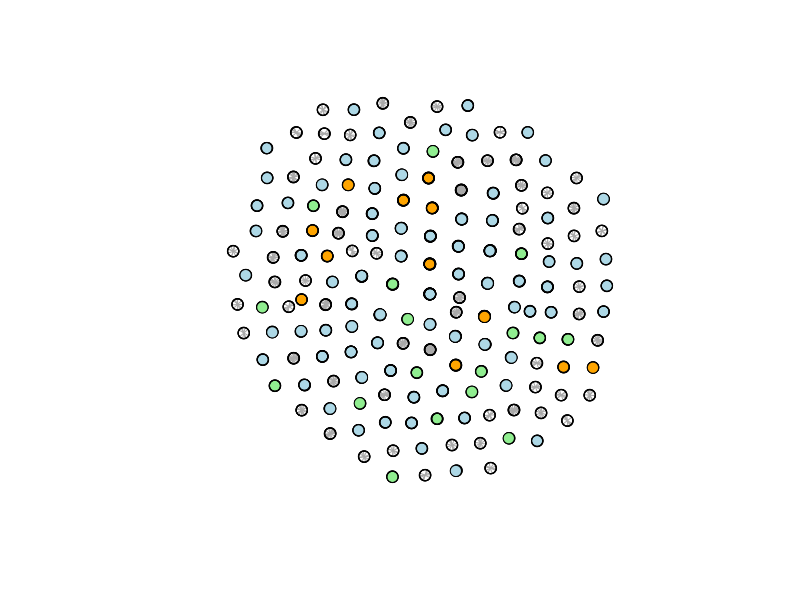

The R source for this figure:

library(igraph)
library(dplyr)

vih_data<-read.csv("vih_red_completa.csv")

conexiones <- vih_data %>%
  filter(cluster_id != 0 & cd4_a < 200) %>%    # Seleccionamos solo aquellos en clusters y con conteo de linfocitos CD4  mayor a 500
  group_by(cluster_id) %>%      # Agrupamos mediante este criterio
  filter(n() >= 4) %>%          # Excluye clusters con menos de 4 individuos
  summarise(pares = list(combn(id_muestra, 2, simplify = F))) %>% 
            # Nuevo df, "pares" que contiene las combinaciones del id según su cluster
  tidyr::unnest(pares) %>%  # Deshanida la lista anterior para que igraph pueda leerla
  mutate(from = sapply(pares, `[[`, 1),      # Genera dos nuevas columnas "from" y "to" 
         to   = sapply(pares, `[[`, 2)) %>%  # señalando de dónde sale y a dónde llega 
  select(from, to)            # Se descarta la columna pares

colores  <- c("NNRTI" = "lightblue", "NRTI"="orange", 
              "PI"="lightgreen", "Sin resistenica"="purple")

g <- graph_from_data_frame(conexiones, directed = F)

plot(g, vertex.label = NA,  vertex.size  = 6, 
     vertex.color = colores[vih_data$resistencia])

vcount(g) # Número de nodos
ecount(g) # Número de conexiones
